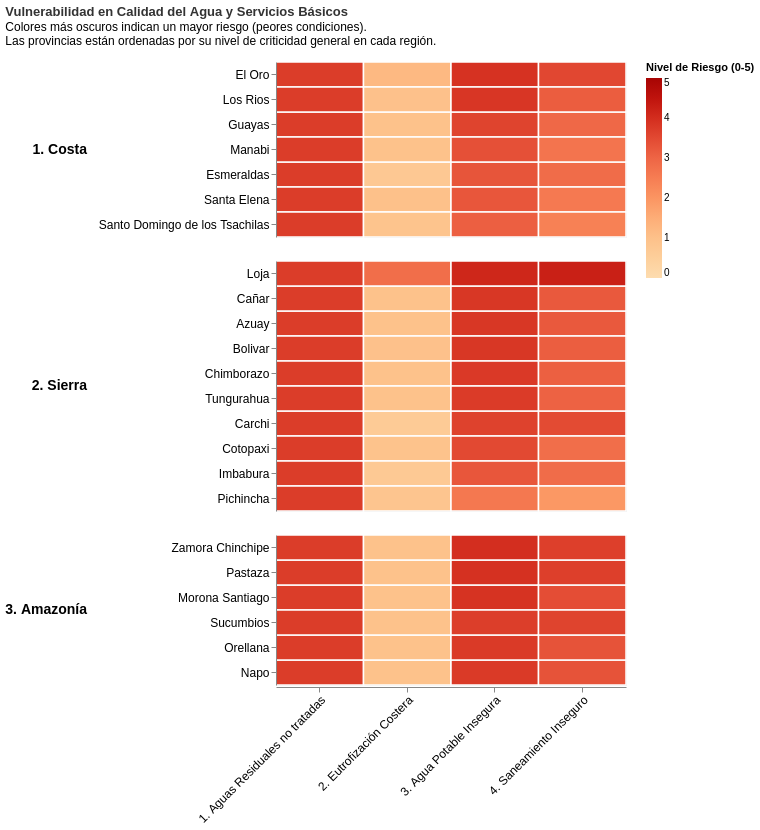

The notebook cell this image was saved under:
### Markdown cell above
## **Visualización**

### Code cell
import pandas as pd
import altair as alt

# Configuración global
alt.data_transformers.disable_max_rows()
alt.theme.enable('fivethirtyeight')

# 1. Cargar datos y filtrar Ecuador
df = pd.read_csv("data/cleaned_data.csv")
df_ecuador = df[df['name_0'] == 'Ecuador'].copy()

# 2. Función de promedio ponderado
def w_avg(df_part, values_cols, weight_col):
    d = df_part[values_cols]
    w = df_part[weight_col]
    return (d.multiply(w, axis=0).sum(axis=0)) / w.sum()

# 3. Agrupación provincial solo para calidad de agua
cols_calidad = ['ucw_score', 'cep_score', 'udw_score', 'usa_score']
df_prov = df_ecuador.groupby('name_1').apply(lambda x: w_avg(x, cols_calidad, 'area_km2')).reset_index()

# Calculamos un "Score Total de Calidad" para ordenar el gráfico de los más críticos a los menos
df_prov['Total_Calidad'] = df_prov[cols_calidad].sum(axis=1)

# 4. Mapeo de Regiones Naturales
mapa_regiones = {
    'Esmeraldas': '1. Costa', 'Manabi': '1. Costa', 'Los Rios': '1. Costa', 'Guayas': '1. Costa', 
    'Santa Elena': '1. Costa', 'El Oro': '1. Costa', 'Santo Domingo de los Tsachilas': '1. Costa',
    'Carchi': '2. Sierra', 'Imbabura': '2. Sierra', 'Pichincha': '2. Sierra', 'Cotopaxi': '2. Sierra', 
    'Tungurahua': '2. Sierra', 'Bolivar': '2. Sierra', 'Chimborazo': '2. Sierra', 'Cañar': '2. Sierra', 
    'Azuay': '2. Sierra', 'Loja': '2. Sierra',
    'Sucumbios': '3. Amazonía', 'Napo': '3. Amazonía', 'Orellana': '3. Amazonía', 'Pastaza': '3. Amazonía', 
    'Morona Santiago': '3. Amazonía', 'Zamora Chinchipe': '3. Amazonía'
}
df_prov['Region'] = df_prov['name_1'].map(mapa_regiones)

# 5. Transformación Melt para el Heatmap
df_calidad_melt = df_prov.melt(
    id_vars=['name_1', 'Region', 'Total_Calidad'], 
    value_vars=cols_calidad, 
    var_name='Indicador', 
    value_name='Score'
)

# Diccionario de traducción y numeración para forzar orden
dict_calidad = {
    'ucw_score': '1. Aguas Residuales no tratadas', 
    'cep_score': '2. Eutrofización Costera', 
    'udw_score': '3. Agua Potable Insegura', 
    'usa_score': '4. Saneamiento Inseguro'
}
df_calidad_melt['Indicador'] = df_calidad_melt['Indicador'].map(dict_calidad)

# 6. Construcción del Heatmap
heatmap = alt.Chart(df_calidad_melt).mark_rect(
    stroke='white', 
    strokeWidth=1.5 # Líneas blancas entre los cuadros para dar efecto de "baldosa" limpia
).encode(
    x=alt.X('Indicador:N', 
            title=None, 
            axis=alt.Axis(labelAngle=-45, labelAlign='right', labelFontSize=12, labelLimit=300)),
    
    # Ordenamos las provincias de mayor riesgo a menor riesgo DENTRO de cada región
    y=alt.Y('name_1:N', 
            title=None, 
            sort=alt.EncodingSortField(field='Total_Calidad', op='max', order='descending'),
            axis=alt.Axis(labelFontSize=12)),
    
    # Usamos una paleta "orangered" (secuencial de advertencia)
    color=alt.Color('Score:Q', 
                    scale=alt.Scale(scheme='orangered', domain=[0, 5]), 
                    legend=alt.Legend(title='Nivel de Riesgo (0-5)', gradientLength=200)),
    
    tooltip=[
        alt.Tooltip('name_1:N', title='Provincia'),
        alt.Tooltip('Indicador:N', title='Indicador'),
        alt.Tooltip('Score:Q', title='Score', format='.2f')
    ]
).properties(
    width=350,
    height=alt.Step(25) # Altura dinámica para que los cuadrados sean proporcionados
)

# Ensamblaje con Facet por región
grafico_calidad = heatmap.facet(
    row=alt.Row('Region:N', title=None, header=alt.Header(labelFontSize=14, labelFontWeight='bold', labelAngle=0, labelAlign='left'))
).resolve_scale(
    y='independent'
).properties(
    title=alt.TitleParams(
        text='Vulnerabilidad en Calidad del Agua y Servicios Básicos',
        subtitle=['Colores más oscuros indican un mayor riesgo (peores condiciones).', 'Las provincias están ordenadas por su nivel de criticidad general en cada región.'],
        color='#333333',
        dy=-10
    )
)

grafico_calidad.show()

### Figure 1 — Vega-Lite specification as saved in the notebook (floating-point values rounded to 4 significant figures)
{"usermeta": {"embedOptions": {"theme": "fivethirtyeight"}}, "config": {"view": {"continuousWidth": 300, "continuousHeight": 300}}, "data": {"name": "data-7838067cc009d2507f6ba4837f6f3ef3"}, "facet": {"row": {"field": "Region", "header": {"labelAlign": "left", "labelAngle": 0, "labelFontSize": 14, "labelFontWeight": "bold"}, "title": null, "type": "nominal"}}, "spec": {"mark": {"type": "rect", "stroke": "white", "strokeWidth": 1.5}, "encoding": {"color": {"field": "Score", "legend": {"gradientLength": 200, "title": "Nivel de Riesgo (0-5)"}, "scale": {"domain": [0, 5], "scheme": "orangered"}, "type": "quantitative"}, "tooltip": [{"field": "name_1", "title": "Provincia", "type": "nominal"}, {"field": "Indicador", "title": "Indicador", "type": "nominal"}, {"field": "Score", "format": ".2f", "title": "Score", "type": "quantitative"}], "x": {"axis": {"labelAlign": "right", "labelAngle": -45, "labelFontSize": 12, "labelLimit": 300}, "field": "Indicador", "title": null, "type": "nominal"}, "y": {"axis": {"labelFontSize": 12}, "field": "name_1", "sort": {"field": "Total_Calidad", "op": "max", "order": "descending"}, "title": null, "type": "nominal"}}, "height": {"step": 25}, "width": 350}, "resolve": {"scale": {"y": "independent"}}, "title": {"text": "Vulnerabilidad en Calidad del Agua y Servicios Básicos", "color": "#333333", "dy": -10, "subtitle": ["Colores más oscuros indican un mayor riesgo (peores condiciones).", "Las provincias están ordenadas por su nivel de criticidad general en cada región."]}, "$schema": "https://vega.github.io/schema/vega-lite/v6.1.0.json", "datasets": {"data-7838067cc009d2507f6ba4837f6f3ef3": [{"name_1": "Azuay", "Region": "2. Sierra", "Total_Calidad": 11.72, "Indicador": "1. Aguas Residuales no tratadas", "Score": 3.72}, {"name_1": "Bolivar", "Region": "2. Sierra", "Total_Calidad": 11.66, "Indicador": "1. Aguas Residuales no tratadas", "Score": 3.72}, {"name_1": "Carchi", "Region": "2. Sierra", "Total_Calidad": 11.47, "Indicador": "1. Aguas Residuales no tratadas", "Score": 3.72}, {"name_1": "Cañar", "Region": "2. Sierra", "Total_Calidad": 11.73, "Indicador": "1. Aguas Residuales no tratadas", "Score": 3.72}, {"name_1": "Chimborazo", "Region": "2. Sierra", "Total_Calidad": 11.57, "Indicador": "1. Aguas Residuales no tratadas", "Score": 3.72}, {"name_1": "Cotopaxi", "Region": "2. Sierra", "Total_Calidad": 10.99, "Indicador": "1. Aguas Residuales no tratadas", "Score": 3.72}, {"name_1": "El Oro", "Region": "1. Costa", "Total_Calidad": 12.37, "Indicador": "1. Aguas Residuales no tratadas", "Score": 3.72}, {"name_1": "Esmeraldas", "Region": "1. Costa", "Total_Calidad": 10.62, "Indicador": "1. Aguas Residuales no tratadas", "Score": 3.72}, {"name_1": "Guayas", "Region": "1. Costa", "Total_Calidad": 11.22, "Indicador": "1. Aguas Residuales no tratadas", "Score": 3.72}, {"name_1": "Imbabura", "Region": "2. Sierra", "Total_Calidad": 10.54, "Indicador": "1. Aguas Residuales no tratadas", "Score": 3.72}, {"name_1": "Loja", "Region": "2. Sierra", "Total_Calidad": 14.89, "Indicador": "1. Aguas Residuales no tratadas", "Score": 3.72}, {"name_1": "Los Rios", "Region": "1. Costa", "Total_Calidad": 11.69, "Indicador": "1. Aguas Residuales no tratadas", "Score": 3.72}, {"name_1": "Manabi", "Region": "1. Costa", "Total_Calidad": 10.77, "Indicador": "1. Aguas Residuales no tratadas", "Score": 3.72}, {"name_1": "Morona Santiago", "Region": "3. Amazonía", "Total_Calidad": 12.02, "Indicador": "1. Aguas Residuales no tratadas", "Score": 3.72}, {"name_1": "Napo", "Region": "3. Amazonía", "Total_Calidad": 11.78, "Indicador": "1. Aguas Residuales no tratadas", "Score": 3.72}, {"name_1": "Orellana", "Region": "3. Amazonía", "Total_Calidad": 11.79, "Indicador": "1. Aguas Residuales no tratadas", "Score": 3.72}, {"name_1": "Pastaza", "Region": "3. Amazonía", "Total_Calidad": 12.29, "Indicador": "1. Aguas Residuales no tratadas", "Score": 3.72}, {"name_1": "Pichincha", "Region": "2. Sierra", "Total_Calidad": 9.107, "Indicador": "1. Aguas Residuales no tratadas", "Score": 3.72}, {"name_1": "Santa Elena", "Region": "1. Costa", "Total_Calidad": 10.55, "Indicador": "1. Aguas Residuales no tratadas", "Score": 3.72}, {"name_1": "Santo Domingo de los Tsachilas", "Region": "1. Costa", "Total_Calidad": 10.14, "Indicador": "1. Aguas Residuales no tratadas", "Score": 3.72}, {"name_1": "Sucumbios", "Region": "3. Amazonía", "Total_Calidad": 11.98, "Indicador": "1. Aguas Residuales no tratadas", "Score": 3.72}, {"name_1": "Tungurahua", "Region": "2. Sierra", "Total_Calidad": 11.49, "Indicador": "1. Aguas Residuales no tratadas", "Score": 3.72}, {"name_1": "Zamora Chinchipe", "Region": "3. Amazonía", "Total_Calidad": 12.36, "Indicador": "1. Aguas Residuales no tratadas", "Score": 3.72}, {"name_1": "Azuay", "Region": "2. Sierra", "Total_Calidad": 11.72, "Indicador": "2. Eutrofización Costera", "Score": 0.9598}, {"name_1": "Bolivar", "Region": "2. Sierra", "Total_Calidad": 11.66, "Indicador": "2. Eutrofización Costera", "Score": 0.9831}, {"name_1": "Carchi", "Region": "2. Sierra", "Total_Calidad": 11.47, "Indicador": "2. Eutrofización Costera", "Score": 0.6544}, {"name_1": "Cañar", "Region": "2. Sierra", "Total_Calidad": 11.73, "Indicador": "2. Eutrofización Costera", "Score": 0.9567}, {"name_1": "Chimborazo", "Region": "2. Sierra", "Total_Calidad": 11.57, "Indicador": "2. Eutrofización Costera", "Score": 0.9753}, {"name_1": "Cotopaxi", "Region": "2. Sierra", "Total_Calidad": 10.99, "Indicador": "2. Eutrofización Costera", "Score": 0.9448}, {"name_1": "El Oro", "Region": "1. Costa", "Total_Calidad": 12.37, "Indicador": "2. Eutrofización Costera", "Score": 1.207}, {"name_1": "Esmeraldas", "Region": "1. Costa", "Total_Calidad": 10.62, "Indicador": "2. Eutrofización Costera", "Score": 0.7442}, {"name_1": "Guayas", "Region": "1. Costa", "Total_Calidad": 11.22, "Indicador": "2. Eutrofización Costera", "Score": 0.9812}, {"name_1": "Imbabura", "Region": "2. Sierra", "Total_Calidad": 10.54, "Indicador": "2. Eutrofización Costera", "Score": 0.7178}, {"name_1": "Loja", "Region": "2. Sierra", "Total_Calidad": 14.89, "Indicador": "2. Eutrofización Costera", "Score": 2.814}, {"name_1": "Los Rios", "Region": "1. Costa", "Total_Calidad": 11.69, "Indicador": "2. Eutrofización Costera", "Score": 0.984}, {"name_1": "Manabi", "Region": "1. Costa", "Total_Calidad": 10.77, "Indicador": "2. Eutrofización Costera", "Score": 0.975}, {"name_1": "Morona Santiago", "Region": "3. Amazonía", "Total_Calidad": 12.02, "Indicador": "2. Eutrofización Costera", "Score": 0.9735}, {"name_1": "Napo", "Region": "3. Amazonía", "Total_Calidad": 11.78, "Indicador": "2. Eutrofización Costera", "Score": 0.9736}, {"name_1": "Orellana", "Region": "3. Amazonía", "Total_Calidad": 11.79, "Indicador": "2. Eutrofización Costera", "Score": 0.9737}, {"name_1": "Pastaza", "Region": "3. Amazonía", "Total_Calidad": 12.29, "Indicador": "2. Eutrofización Costera", "Score": 0.9732}, {"name_1": "Pichincha", "Region": "2. Sierra", "Total_Calidad": 9.107, "Indicador": "2. Eutrofización Costera", "Score": 0.8415}, {"name_1": "Santa Elena", "Region": "1. Costa", "Total_Calidad": 10.55, "Indicador": "2. Eutrofización Costera", "Score": 0.9928}, {"name_1": "Santo Domingo de los Tsachilas", "Region": "1. Costa", "Total_Calidad": 10.14, "Indicador": "2. Eutrofización Costera", "Score": 0.8998}, {"name_1": "Sucumbios", "Region": "3. Amazonía", "Total_Calidad": 11.98, "Indicador": "2. Eutrofización Costera", "Score": 0.9738}, {"name_1": "Tungurahua", "Region": "2. Sierra", "Total_Calidad": 11.49, "Indicador": "2. Eutrofización Costera", "Score": 0.9702}, {"name_1": "Zamora Chinchipe", "Region": "3. Amazonía", "Total_Calidad": 12.36, "Indicador": "2. Eutrofización Costera", "Score": 0.9786}, {"name_1": "Azuay", "Region": "2. Sierra", "Total_Calidad": 11.72, "Indicador": "3. Agua Potable Insegura", "Score": 3.83}, {"name_1": "Bolivar", "Region": "2. Sierra", "Total_Calidad": 11.66, "Indicador": "3. Agua Potable Insegura", "Score": 3.825}, {"name_1": "Carchi", "Region": "2. Sierra", "Total_Calidad": 11.47, "Indicador": "3. Agua Potable Insegura", "Score": 3.631}, {"name_1": "Cañar", "Region": "2. Sierra", "Total_Calidad": 11.73, "Indicador": "3. Agua Potable Insegura", "Score": 3.829}, {"name_1": "Chimborazo", "Region": "2. Sierra", "Total_Calidad": 11.57, "Indicador": "3. Agua Potable Insegura", "Score": 3.783}, {"name_1": "Cotopaxi", "Region": "2. Sierra", "Total_Calidad": 10.99, "Indicador": "3. Agua Potable Insegura", "Score": 3.502}, {"name_1": "El Oro", "Region": "1. Costa", "Total_Calidad": 12.37, "Indicador": "3. Agua Potable Insegura", "Score": 3.911}, {"name_1": "Esmeraldas", "Region": "1. Costa", "Total_Calidad": 10.62, "Indicador": "3. Agua Potable Insegura", "Score": 3.292}, {"name_1": "Guayas", "Region": "1. Costa", "Total_Calidad": 11.22, "Indicador": "3. Agua Potable Insegura", "Score": 3.589}, {"name_1": "Imbabura", "Region": "2. Sierra", "Total_Calidad": 10.54, "Indicador": "3. Agua Potable Insegura", "Score": 3.259}, {"name_1": "Loja", "Region": "2. Sierra", "Total_Calidad": 14.89, "Indicador": "3. Agua Potable Insegura", "Score": 4.116}, {"name_1": "Los Rios", "Region": "1. Costa", "Total_Calidad": 11.69, "Indicador": "3. Agua Potable Insegura", "Score": 3.837}, {"name_1": "Manabi", "Region": "1. Costa", "Total_Calidad": 10.77, "Indicador": "3. Agua Potable Insegura", "Score": 3.38}, {"name_1": "Morona Santiago", "Region": "3. Amazonía", "Total_Calidad": 12.02, "Indicador": "3. Agua Potable Insegura", "Score": 3.893}, {"name_1": "Napo", "Region": "3. Amazonía", "Total_Calidad": 11.78, "Indicador": "3. Agua Potable Insegura", "Score": 3.775}, {"name_1": "Orellana", "Region": "3. Amazonía", "Total_Calidad": 11.79, "Indicador": "3. Agua Potable Insegura", "Score": 3.776}, {"name_1": "Pastaza", "Region": "3. Amazonía", "Total_Calidad": 12.29, "Indicador": "3. Agua Potable Insegura", "Score": 3.924}, {"name_1": "Pichincha", "Region": "2. Sierra", "Total_Calidad": 9.107, "Indicador": "3. Agua Potable Insegura", "Score": 2.601}, {"name_1": "Santa Elena", "Region": "1. Costa", "Total_Calidad": 10.55, "Indicador": "3. Agua Potable Insegura", "Score": 3.262}, {"name_1": "Santo Domingo de los Tsachilas", "Region": "1. Costa", "Total_Calidad": 10.14, "Indicador": "3. Agua Potable Insegura", "Score": 3.1}, {"name_1": "Sucumbios", "Region": "3. Amazonía", "Total_Calidad": 11.98, "Indicador": "3. Agua Potable Insegura", "Score": 3.689}, {"name_1": "Tungurahua", "Region": "2. Sierra", "Total_Calidad": 11.49, "Indicador": "3. Agua Potable Insegura", "Score": 3.745}, {"name_1": "Zamora Chinchipe", "Region": "3. Amazonía", "Total_Calidad": 12.36, "Indicador": "3. Agua Potable Insegura", "Score": 3.985}, {"name_1": "Azuay", "Region": "2. Sierra", "Total_Calidad": 11.72, "Indicador": "4. Saneamiento Inseguro", "Score": 3.211}, {"name_1": "Bolivar", "Region": "2. Sierra", "Total_Calidad": 11.66, "Indicador": "4. Saneamiento Inseguro", "Score": 3.133}, {"name_1": "Carchi", "Region": "2. Sierra", "Total_Calidad": 11.47, "Indicador": "4. Saneamiento Inseguro", "Score": 3.469}, {"name_1": "Cañar", "Region": "2. Sierra", "Total_Calidad": 11.73, "Indicador": "4. Saneamiento Inseguro", "Score": 3.223}, {"name_1": "Chimborazo", "Region": "2. Sierra", "Total_Calidad": 11.57, "Indicador": "4. Saneamiento Inseguro", "Score": 3.096}, {"name_1": "Cotopaxi", "Region": "2. Sierra", "Total_Calidad": 10.99, "Indicador": "4. Saneamiento Inseguro", "Score": 2.819}, {"name_1": "El Oro", "Region": "1. Costa", "Total_Calidad": 12.37, "Indicador": "4. Saneamiento Inseguro", "Score": 3.532}, {"name_1": "Esmeraldas", "Region": "1. Costa", "Total_Calidad": 10.62, "Indicador": "4. Saneamiento Inseguro", "Score": 2.86}, {"name_1": "Guayas", "Region": "1. Costa", "Total_Calidad": 11.22, "Indicador": "4. Saneamiento Inseguro", "Score": 2.927}, {"name_1": "Imbabura", "Region": "2. Sierra", "Total_Calidad": 10.54, "Indicador": "4. Saneamiento Inseguro", "Score": 2.847}, {"name_1": "Loja", "Region": "2. Sierra", "Total_Calidad": 14.89, "Indicador": "4. Saneamiento Inseguro", "Score": 4.243}, {"name_1": "Los Rios", "Region": "1. Costa", "Total_Calidad": 11.69, "Indicador": "4. Saneamiento Inseguro", "Score": 3.145}, {"name_1": "Manabi", "Region": "1. Costa", "Total_Calidad": 10.77, "Indicador": "4. Saneamiento Inseguro", "Score": 2.696}, {"name_1": "Morona Santiago", "Region": "3. Amazonía", "Total_Calidad": 12.02, "Indicador": "4. Saneamiento Inseguro", "Score": 3.43}, {"name_1": "Napo", "Region": "3. Amazonía", "Total_Calidad": 11.78, "Indicador": "4. Saneamiento Inseguro", "Score": 3.315}, {"name_1": "Orellana", "Region": "3. Amazonía", "Total_Calidad": 11.79, "Indicador": "4. Saneamiento Inseguro", "Score": 3.316}, {"name_1": "Pastaza", "Region": "3. Amazonía", "Total_Calidad": 12.29, "Indicador": "4. Saneamiento Inseguro", "Score": 3.675}, {"name_1": "Pichincha", "Region": "2. Sierra", "Total_Calidad": 9.107, "Indicador": "4. Saneamiento Inseguro", "Score": 1.945}, {"name_1": "Santa Elena", "Region": "1. Costa", "Total_Calidad": 10.55, "Indicador": "4. Saneamiento Inseguro", "Score": 2.579}, {"name_1": "Santo Domingo de los Tsachilas", "Region": "1. Costa", "Total_Calidad": 10.14, "Indicador": "4. Saneamiento Inseguro", "Score": 2.424}, {"name_1": "Sucumbios", "Region": "3. Amazonía", "Total_Calidad": 11.98, "Indicador": "4. Saneamiento Inseguro", "Score": 3.593}, {"name_1": "Tungurahua", "Region": "2. Sierra", "Total_Calidad": 11.49, "Indicador": "4. Saneamiento Inseguro", "Score": 3.06}, {"name_1": "Zamora Chinchipe", "Region": "3. Amazonía", "Total_Calidad": 12.36, "Indicador": "4. Saneamiento Inseguro", "Score": 3.678}]}}
